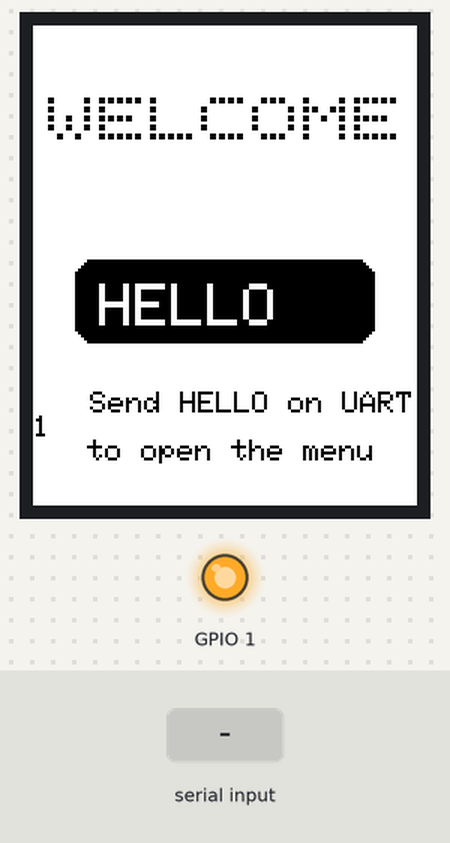
A program run on a simulated ESP32-S3. Shown: 128×160 colour display, output pins drawn as LEDs (lit = HIGH). The test bench sets the inputs (shaded band). What the program prints to the serial monitor is not drawn.

Above: at 2.4 s.
2.5 s: "HELLO\n" received over Serial
At 3.6 s:
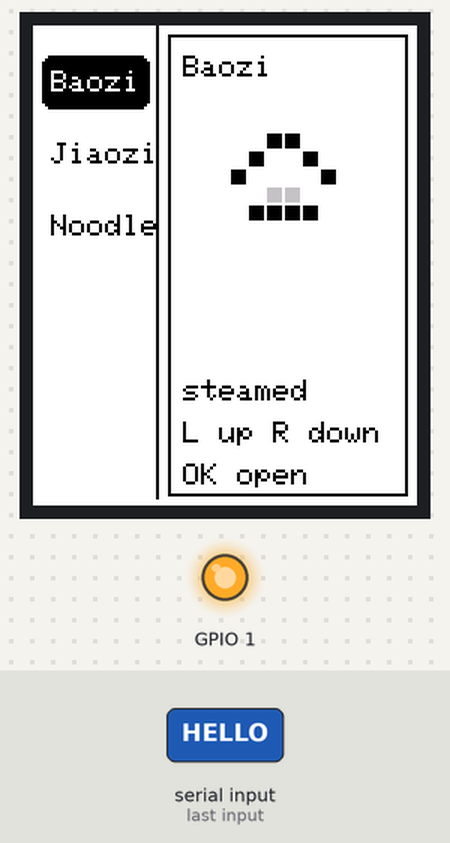
4.0 s: "LEFT\n" received over Serial
At 4.8 s:
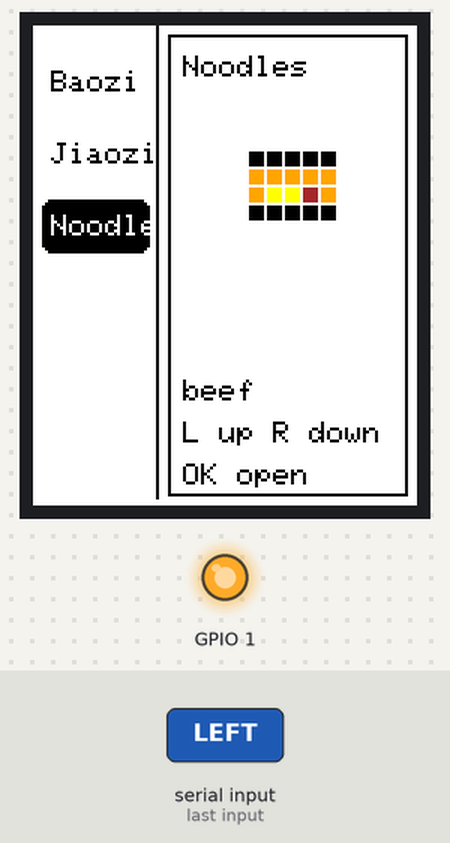
5.5 s: "LEFT\n" received over the second serial link
At 5.9 s:
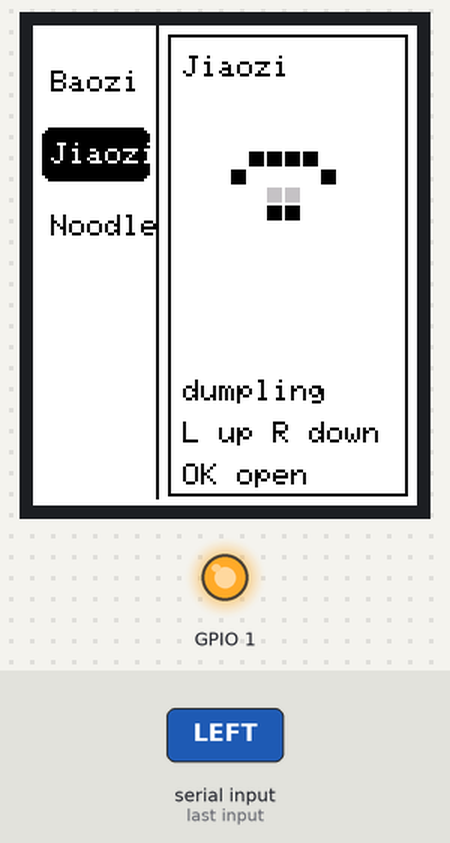
7.0 s: "OK\n" received over the second serial link
At 8.4 s:
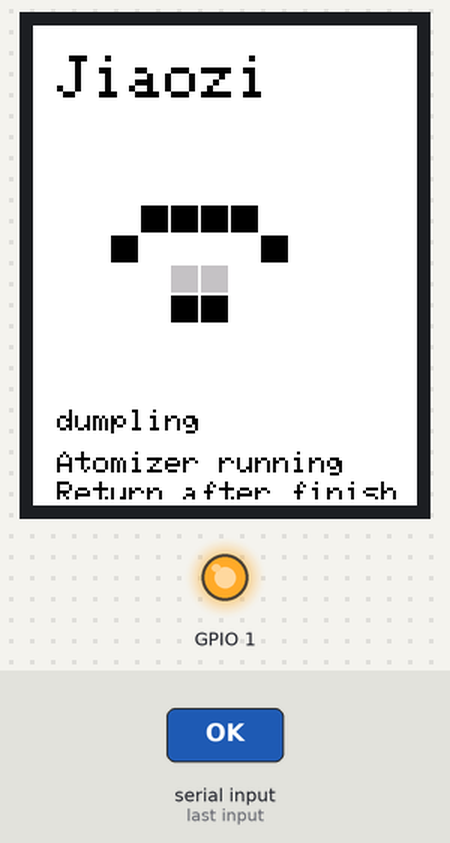
8.7 s: "BACK\n" received over Serial
At 9.6 s:
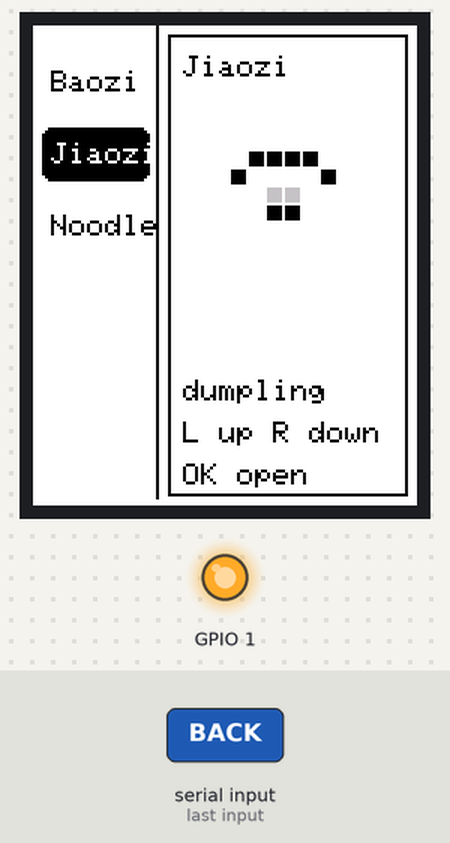
10.2 s: "RIGHT\n" received over the second serial link
At 12.5 s:
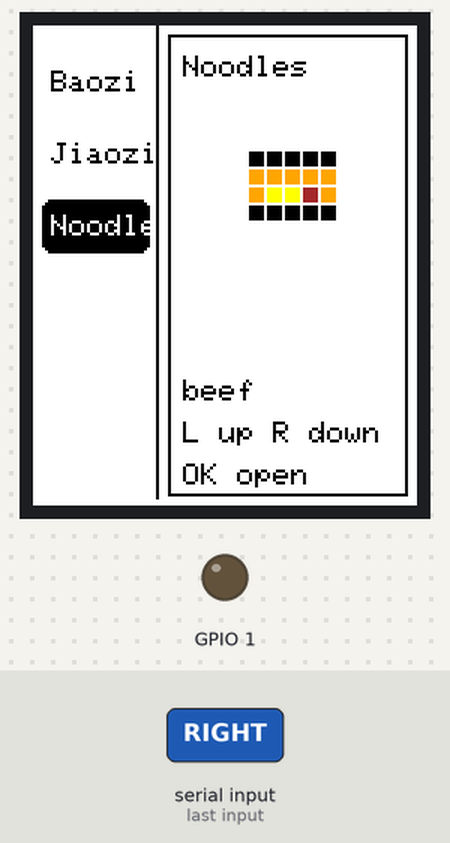
Timing chart, 0 to 14.1 s (numbered marks = the images above; inputs shaded):
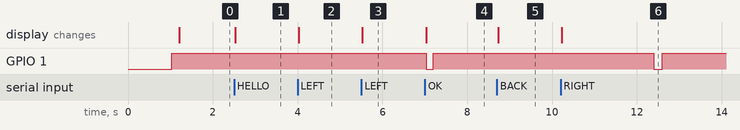

Measured:
- after the input at 2.5 s, the display: changes at once (image 1)
- after the input at 4.0 s, the display: changes at once (image 2)
- after the input at 5.5 s, the display: changes at once (image 3)
- after the input at 7.0 s, GPIO 1: HIGH → LOW at once, → HIGH 0.17 s later; the display: changes at once (image 4)
- after the input at 8.7 s, the display: changes at once (image 5)
- after the input at 10.2 s, the display: changes at once (image 6)

The program:

main.cpp
```cpp
#include <Arduino.h>

#include "board_config.h"
#include "servo.h"
#include "tft.h"

namespace {

String normalizeCommand(String cmd) {
    cmd.trim();
    cmd.toUpperCase();
    return cmd;
}

void dispatchGestureLabel(const String &label) {
    tftOnGestureRecognized(label);
}

bool isScreenControlCommand(const String &cmd) {
    return cmd == "HELLO" || cmd == "LEFT" || cmd == "RIGHT" || cmd == "OK" || cmd == "BACK";
}

void sendScreenCommand(const String &rawCmd, const char *source = "LOCAL") {
    String cmd = normalizeCommand(rawCmd);

    if (cmd.length() == 0) {
        return;
    }

    if (isScreenControlCommand(cmd)) {
        Serial.print("[");
        Serial.print(source);
        Serial.print(" -> UART2] ");
        Serial.println(cmd);
        Serial2.print(cmd);
        Serial2.print('\n');
    } else {
        Serial.print("[WARN] Unknown screen command: ");
        Serial.println(cmd);
    }
}

void handleUartCommand(const String &rawCmd) {
    String cmd = normalizeCommand(rawCmd);
    uint32_t nowMs = millis();

    if (cmd.length() == 0) {
        return;
    }

    Serial.print("[UART1 RECV] ");
    Serial.println(cmd);

    if (cmd == "HELLO") {
        if (tftIsWelcomeView()) {
            Serial.println("[ACTION] HELLO -> enter menu");
            tftOnHelloSignal(nowMs);
        } else {
            Serial.println("[ACTION] HELLO ignored outside init view");
        }
    } else if (cmd == "LEFT") {
        if (!tftIsWelcomeView() && !tftIsDetailView()) {
            Serial.println("[ACTION] LEFT -> menu move left");
            dispatchGestureLabel("rock");
        } else {
            Serial.println("[ACTION] LEFT ignored outside menu view");
        }
    } else if (cmd == "RIGHT") {
        if (!tftIsWelcomeView() && !tftIsDetailView()) {
            Serial.println("[ACTION] RIGHT -> menu move right");
            dispatchGestureLabel("paper");
        } else {
            Serial.println("[ACTION] RIGHT ignored outside menu view");
        }
    } else if (cmd == "OK") {
        if (tftIsDetailView()) {
            Serial.println("[ACTION] OK -> detail heartbeat");
            tftOnOkSignal(nowMs);
        } else if (!tftIsWelcomeView()) {
            Serial.println("[ACTION] OK -> open detail");
            dispatchGestureLabel("scissors");
            tftOnOkSignal(nowMs);
        } else {
            Serial.println("[ACTION] OK ignored outside menu view");
        }
    } else if (cmd == "BACK") {
        Serial.println("[ACTION] BACK -> enter back flow");
        tftOnBackSignal(nowMs);
    } else {
        Serial.print("[WARN] Unknown UART1 command: ");
        Serial.println(cmd);
    }
}

void handleUart2Command(const String &rawCmd) {
    String cmd = normalizeCommand(rawCmd);

    if (cmd.length() == 0) {
        return;
    }

    Serial.print("[UART2 LOG] ");
    Serial.println(cmd);
}

void pollUart1() {
    if (!Serial1.available()) {
        return;
    }

    String cmd = Serial1.readStringUntil('\n');
    cmd.trim();
    cmd.toUpperCase();
    if (cmd.length() == 0) {
        return;
    }
    sendScreenCommand(cmd, "UART1");
    handleUartCommand(cmd);
}

void pollUart2() {
    if (!Serial2.available()) {
        return;
    }

    String cmd = Serial2.readStringUntil('\n');
    cmd.trim();
    handleUart2Command(cmd);
}

void pollUsbCommands() {
    if (!Serial.available()) {
        return;
    }

    String cmd = Serial.readStringUntil('\n');
    cmd.trim();
    cmd.toUpperCase();

    if (cmd.length() == 0) {
        Serial.println("[USB RECV] <empty>");
        return;
    }

    Serial.print("[USB RAW] ");
    Serial.println(cmd);

    if (cmd == "HELLO" || cmd == "LEFT" || cmd == "RIGHT" || cmd == "OK" || cmd == "BACK") {
        handleUartCommand(cmd);
    } else if (cmd == "ROCK" || cmd == "PAPER" || cmd == "SCISSORS") {
        dispatchGestureLabel(cmd);
    } else {
        Serial.print("[USB WARN] Unknown command: ");
        Serial.println(cmd);
    }
}

}  // namespace

void setup() {
    Serial.begin(115200);
    Serial1.begin(115200, SERIAL_8N1, PINS.uartRxPin, PINS.uartTxPin);
    Serial2.begin(115200, SERIAL_8N1, PINS.uart2RxPin, PINS.uart2TxPin);
    delay(1000);
    Serial.println("Gesture order menu start");
    Serial.print("Target board: ");
    Serial.println(PINS.boardName);
    Serial.println("USB Serial supports HELLO / LEFT / RIGHT / OK / BACK.");
    Serial.println("USB Serial can also forward HELLO / LEFT / RIGHT / OK / BACK to the external display.");
    Serial.print("UART1 ready on RX=");
    Serial.print(PINS.uartRxPin);
    Serial.print(", TX=");
    Serial.println(PINS.uartTxPin);
    Serial.println("Send HELLO / LEFT / RIGHT / OK on UART1.");
    Serial.print("UART2 ready on RX=");
    Serial.print(PINS.uart2RxPin);
    Serial.print(", TX=");
    Serial.println(PINS.uart2TxPin);
    Serial.println("Send HELLO / LEFT / RIGHT / OK / BACK on UART2 for the external display.");

    servoSetup();
    tftSetup();
    tftResetToWelcome();
    Serial.println("UI reset to init screen on boot");
}

void loop() {
    uint32_t nowMs = millis();
    static bool wasAtomizerBusy = false;

    pollUart1();
    pollUart2();
    pollUsbCommands();
    servoUpdate(nowMs);
    tftUpdate(nowMs);

    bool isAtomizerBusy = servoIsBusy();
    if (wasAtomizerBusy && !isAtomizerBusy) {
        tftOnAtomizerFinished(nowMs);
    }
    wasAtomizerBusy = isAtomizerBusy;

    if (tftConsumeDetailEntryEvent()) {
        servoStartSequence(nowMs);
        wasAtomizerBusy = true;
    }

    if (tftConsumeBackEvent()) {
        Serial.println("[ACTION] BACK -> send to external display");
        sendScreenCommand("BACK", "AUTO");
    }
}
```

servo.h
```cpp
#ifndef SERVO_CONTROL_H
#define SERVO_CONTROL_H

#include <Arduino.h>

void servoSetup();
void servoUpdate(uint32_t nowMs);
void servoStartSequence(uint32_t nowMs);
bool servoIsBusy();

#endif
```

tft.h
```cpp
#ifndef TFT_MENU_H
#define TFT_MENU_H

#include <Arduino.h>

enum class Gesture {
    None,
    Rock,
    Paper,
    Scissors,
};

void tftSetup();
void tftUpdate(uint32_t nowMs);
void tftOnGestureRecognized(const String &label);
void tftOnHelloSignal(uint32_t nowMs);
void tftOnOkSignal(uint32_t nowMs);
void tftOnBackSignal(uint32_t nowMs);
void tftOnAtomizerFinished(uint32_t nowMs);
void tftToggleScreen(uint32_t nowMs);
void tftResetToWelcome();
bool tftIsWelcomeView();
bool tftIsDetailView();
uint8_t tftGetExternalMenuSlot();
String tftGetExternalScreenCommand();
bool tftConsumeBackEvent();
bool tftConsumeDetailEntryEvent();

#endif
```

servo.cpp
```cpp
#include "servo.h"

#include "board_config.h"

namespace {

constexpr uint32_t ATOMIZER_ON_MS = 5000;
constexpr uint32_t ATOMIZER_PULSE_MS = 200;
constexpr uint32_t ATOMIZER_GAP_MS = 200;

enum class AtomizerPhase {
    Idle,
    PulseOnLow,
    PulseOnHigh,
    HoldOn,
    PulseOffLow,
    PulseOffHigh,
};

AtomizerPhase g_atomizerPhase = AtomizerPhase::Idle;
uint32_t g_phaseStartMs = 0;

}  // namespace

void servoSetup() {
    pinMode(PINS.servoPin, OUTPUT);
    digitalWrite(PINS.servoPin, HIGH);
}

void servoStartSequence(uint32_t nowMs) {
    g_atomizerPhase = AtomizerPhase::PulseOnLow;
    g_phaseStartMs = nowMs;
    digitalWrite(PINS.servoPin, LOW);
    Serial.println("Atomizer press ON");
}

void servoUpdate(uint32_t nowMs) {
    switch (g_atomizerPhase) {
        case AtomizerPhase::Idle:
            return;

        case AtomizerPhase::PulseOnLow:
            if (nowMs - g_phaseStartMs >= ATOMIZER_PULSE_MS) {
                digitalWrite(PINS.servoPin, HIGH);
                g_atomizerPhase = AtomizerPhase::PulseOnHigh;
                g_phaseStartMs = nowMs;
                Serial.println("Atomizer release ON");
            }
            break;

        case AtomizerPhase::PulseOnHigh:
            if (nowMs - g_phaseStartMs >= ATOMIZER_GAP_MS) {
                g_atomizerPhase = AtomizerPhase::HoldOn;
                g_phaseStartMs = nowMs;
                Serial.println("Atomizer hold ON for 5 seconds");
            }
            break;

        case AtomizerPhase::HoldOn:
            if (nowMs - g_phaseStartMs >= ATOMIZER_ON_MS) {
                digitalWrite(PINS.servoPin, LOW);
                g_atomizerPhase = AtomizerPhase::PulseOffLow;
                g_phaseStartMs = nowMs;
                Serial.println("Atomizer press OFF");
            }
            break;

        case AtomizerPhase::PulseOffLow:
            if (nowMs - g_phaseStartMs >= ATOMIZER_PULSE_MS) {
                digitalWrite(PINS.servoPin, HIGH);
                g_atomizerPhase = AtomizerPhase::PulseOffHigh;
                g_phaseStartMs = nowMs;
                Serial.println("Atomizer release OFF");
            }
            break;

        case AtomizerPhase::PulseOffHigh:
            if (nowMs - g_phaseStartMs >= ATOMIZER_GAP_MS) {
                g_atomizerPhase = AtomizerPhase::Idle;
                g_phaseStartMs = nowMs;
                Serial.println("Atomizer idle HIGH");
            }
            break;
    }
}

bool servoIsBusy() {
    return g_atomizerPhase != AtomizerPhase::Idle;
}
```

board_config.h
```cpp
#ifndef BOARD_CONFIG_H
#define BOARD_CONFIG_H

#include <Arduino.h>

// Board selection:
// Switch TARGET_BOARD to match the active hardware and keep the rest of the
// app logic unchanged.
#define BOARD_XIAO_ESP32S3_SENSE 1
#define BOARD_XIAO_ESP32S3_PLUS  2
#define BOARD_JLC_ESP32S3R8N8    3
#define TARGET_BOARD BOARD_JLC_ESP32S3R8N8

struct BoardPins {
    int servoPin;
    int tftCsPin;
    int tftDcPin;
    int tftRstPin;
    int tftSclkPin;
    int tftMisoPin;
    int tftMosiPin;
    int uartRxPin;
    int uartTxPin;
    int uart2RxPin;
    int uart2TxPin;
    const char *boardName;
};

#if TARGET_BOARD == BOARD_XIAO_ESP32S3_SENSE
constexpr BoardPins PINS = {
    1,
    43,
    44,
    8,
    7,
    8,
    9,
    44,
    43,
    18,
    17,
    "XIAO ESP32S3 Sense"
};
#elif TARGET_BOARD == BOARD_XIAO_ESP32S3_PLUS
constexpr BoardPins PINS = {
    1,
    3,
    4,
    8,
    7,
    8,
    9,
    44,
    43,
    18,
    17,
    "XIAO ESP32S3 Plus"
};
#elif TARGET_BOARD == BOARD_JLC_ESP32S3R8N8
constexpr BoardPins PINS = {
    1,
    3,
    4,
    8,
    7,
    8,
    9,
    46,
    45,
    18,
    17,
    "JLC ESP32S3R8N8 Dev Board"
};
#else
#error "Unsupported TARGET_BOARD value"
#endif

constexpr int SCREEN_W = 128;
constexpr int SCREEN_H = 160;

constexpr int CENTER_ANGLE = 90;
constexpr int LEFT_ANGLE = 60;
constexpr int RIGHT_ANGLE = 120;
constexpr uint32_t SERVO_STEP_INTERVAL_MS = 15;
constexpr uint32_t HOLD_LEFT_MS = 800;
constexpr uint32_t HOLD_RIGHT_MS = 800;
constexpr uint32_t HOLD_CENTER_MS = 1000;

constexpr uint32_t GESTURE_COOLDOWN_MS = 700;

#endif
```

Source omitted: tft.cpp (19760 bytes)
